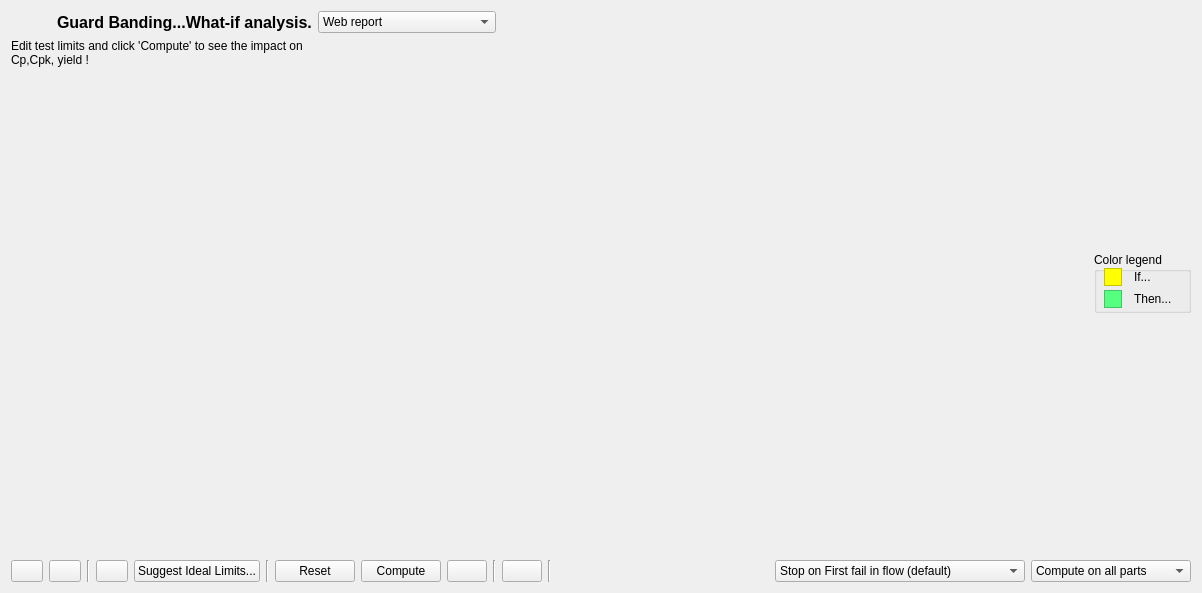
<?xml version="1.0" encoding="UTF-8"?>
<ui version="4.0">
 <class>drill_guardbanding_basedialog</class>
 <widget class="QDialog" name="drill_guardbanding_basedialog">
  <property name="geometry">
   <rect>
    <x>0</x>
    <y>0</y>
    <width>1202</width>
    <height>593</height>
   </rect>
  </property>
  <property name="windowTitle">
   <string>What-If...</string>
  </property>
  <property name="windowIcon">
   <iconset resource="gex.qrc">
    <normaloff>:/gex/icons/gex_application_48x48.png</normaloff>:/gex/icons/gex_application_48x48.png</iconset>
  </property>
  <property name="autoFillBackground">
   <bool>true</bool>
  </property>
  <layout class="QGridLayout" name="gridLayout_2">
   <item row="0" column="0">
    <layout class="QGridLayout" name="gridLayout">
     <item row="0" column="0">
      <widget class="QPushButton" name="buttonDetachWindow">
       <property name="toolTip">
        <string>Detach / Attach window...</string>
       </property>
       <property name="text">
        <string/>
       </property>
       <property name="icon">
        <iconset resource="gex.qrc">
         <normaloff>:/gex/icons/pin.png</normaloff>:/gex/icons/pin.png</iconset>
       </property>
       <property name="checkable">
        <bool>true</bool>
       </property>
       <property name="flat">
        <bool>true</bool>
       </property>
      </widget>
     </item>
     <item row="0" column="1">
      <widget class="QLabel" name="textLabelSettings">
       <property name="font">
        <font>
         <family>Ms Sans Serif</family>
         <pointsize>12</pointsize>
         <weight>75</weight>
         <bold>true</bold>
        </font>
       </property>
       <property name="text">
        <string>Guard Banding...What-if analysis.</string>
       </property>
       <property name="wordWrap">
        <bool>false</bool>
       </property>
      </widget>
     </item>
     <item row="0" column="4" rowspan="2">
      <widget class="QGroupBox" name="groupBoxColorLegend">
       <property name="sizePolicy">
        <sizepolicy hsizetype="Preferred" vsizetype="Fixed">
         <horstretch>0</horstretch>
         <verstretch>0</verstretch>
        </sizepolicy>
       </property>
       <property name="maximumSize">
        <size>
         <width>120</width>
         <height>61</height>
        </size>
       </property>
       <property name="title">
        <string>Color legend</string>
       </property>
       <widget class="QFrame" name="frame_If">
        <property name="geometry">
         <rect>
          <x>10</x>
          <y>16</y>
          <width>18</width>
          <height>18</height>
         </rect>
        </property>
        <property name="sizePolicy">
         <sizepolicy hsizetype="Fixed" vsizetype="Fixed">
          <horstretch>0</horstretch>
          <verstretch>0</verstretch>
         </sizepolicy>
        </property>
        <property name="minimumSize">
         <size>
          <width>18</width>
          <height>18</height>
         </size>
        </property>
        <property name="palette">
         <palette>
          <active>
           <colorrole role="Base">
            <brush brushstyle="SolidPattern">
             <color alpha="255">
              <red>255</red>
              <green>255</green>
              <blue>255</blue>
             </color>
            </brush>
           </colorrole>
           <colorrole role="Window">
            <brush brushstyle="SolidPattern">
             <color alpha="255">
              <red>255</red>
              <green>255</green>
              <blue>0</blue>
             </color>
            </brush>
           </colorrole>
          </active>
          <inactive>
           <colorrole role="Base">
            <brush brushstyle="SolidPattern">
             <color alpha="255">
              <red>255</red>
              <green>255</green>
              <blue>255</blue>
             </color>
            </brush>
           </colorrole>
           <colorrole role="Window">
            <brush brushstyle="SolidPattern">
             <color alpha="255">
              <red>255</red>
              <green>255</green>
              <blue>0</blue>
             </color>
            </brush>
           </colorrole>
          </inactive>
          <disabled>
           <colorrole role="Base">
            <brush brushstyle="SolidPattern">
             <color alpha="255">
              <red>255</red>
              <green>255</green>
              <blue>0</blue>
             </color>
            </brush>
           </colorrole>
           <colorrole role="Window">
            <brush brushstyle="SolidPattern">
             <color alpha="255">
              <red>255</red>
              <green>255</green>
              <blue>0</blue>
             </color>
            </brush>
           </colorrole>
          </disabled>
         </palette>
        </property>
        <property name="autoFillBackground">
         <bool>true</bool>
        </property>
        <property name="frameShape">
         <enum>QFrame::StyledPanel</enum>
        </property>
        <property name="frameShadow">
         <enum>QFrame::Raised</enum>
        </property>
       </widget>
       <widget class="QLabel" name="label_If">
        <property name="geometry">
         <rect>
          <x>40</x>
          <y>16</y>
          <width>53</width>
          <height>18</height>
         </rect>
        </property>
        <property name="sizePolicy">
         <sizepolicy hsizetype="Preferred" vsizetype="Fixed">
          <horstretch>0</horstretch>
          <verstretch>0</verstretch>
         </sizepolicy>
        </property>
        <property name="minimumSize">
         <size>
          <width>0</width>
          <height>18</height>
         </size>
        </property>
        <property name="text">
         <string>If...</string>
        </property>
       </widget>
       <widget class="QFrame" name="frame_Then">
        <property name="geometry">
         <rect>
          <x>10</x>
          <y>38</y>
          <width>18</width>
          <height>18</height>
         </rect>
        </property>
        <property name="sizePolicy">
         <sizepolicy hsizetype="Fixed" vsizetype="Fixed">
          <horstretch>0</horstretch>
          <verstretch>0</verstretch>
         </sizepolicy>
        </property>
        <property name="minimumSize">
         <size>
          <width>18</width>
          <height>18</height>
         </size>
        </property>
        <property name="palette">
         <palette>
          <active>
           <colorrole role="Base">
            <brush brushstyle="SolidPattern">
             <color alpha="255">
              <red>255</red>
              <green>255</green>
              <blue>255</blue>
             </color>
            </brush>
           </colorrole>
           <colorrole role="Window">
            <brush brushstyle="SolidPattern">
             <color alpha="255">
              <red>85</red>
              <green>255</green>
              <blue>127</blue>
             </color>
            </brush>
           </colorrole>
          </active>
          <inactive>
           <colorrole role="Base">
            <brush brushstyle="SolidPattern">
             <color alpha="255">
              <red>255</red>
              <green>255</green>
              <blue>255</blue>
             </color>
            </brush>
           </colorrole>
           <colorrole role="Window">
            <brush brushstyle="SolidPattern">
             <color alpha="255">
              <red>85</red>
              <green>255</green>
              <blue>127</blue>
             </color>
            </brush>
           </colorrole>
          </inactive>
          <disabled>
           <colorrole role="Base">
            <brush brushstyle="SolidPattern">
             <color alpha="255">
              <red>85</red>
              <green>255</green>
              <blue>127</blue>
             </color>
            </brush>
           </colorrole>
           <colorrole role="Window">
            <brush brushstyle="SolidPattern">
             <color alpha="255">
              <red>85</red>
              <green>255</green>
              <blue>127</blue>
             </color>
            </brush>
           </colorrole>
          </disabled>
         </palette>
        </property>
        <property name="autoFillBackground">
         <bool>true</bool>
        </property>
        <property name="frameShape">
         <enum>QFrame::StyledPanel</enum>
        </property>
        <property name="frameShadow">
         <enum>QFrame::Raised</enum>
        </property>
       </widget>
       <widget class="QLabel" name="label_Then">
        <property name="geometry">
         <rect>
          <x>40</x>
          <y>38</y>
          <width>53</width>
          <height>18</height>
         </rect>
        </property>
        <property name="sizePolicy">
         <sizepolicy hsizetype="Preferred" vsizetype="Fixed">
          <horstretch>0</horstretch>
          <verstretch>0</verstretch>
         </sizepolicy>
        </property>
        <property name="minimumSize">
         <size>
          <width>0</width>
          <height>18</height>
         </size>
        </property>
        <property name="text">
         <string>Then...</string>
        </property>
       </widget>
      </widget>
     </item>
     <item row="1" column="0" colspan="2">
      <widget class="QLabel" name="TextLabel1">
       <property name="text">
        <string>Edit test limits and click 'Compute' to see the impact on Cp,Cpk, yield !</string>
       </property>
       <property name="alignment">
        <set>Qt::AlignLeading|Qt::AlignLeft|Qt::AlignTop</set>
       </property>
       <property name="wordWrap">
        <bool>true</bool>
       </property>
      </widget>
     </item>
     <item row="0" column="3">
      <spacer name="horizontalSpacer_2">
       <property name="orientation">
        <enum>Qt::Horizontal</enum>
       </property>
       <property name="sizeHint" stdset="0">
        <size>
         <width>40</width>
         <height>20</height>
        </size>
       </property>
      </spacer>
     </item>
     <item row="0" column="2">
      <widget class="QComboBox" name="comboBoxOutputFormat">
       <property name="toolTip">
        <string>Report output format: Web/Html pages, Word, Spreadsheet, Pdf, PowerPoint...</string>
       </property>
       <property name="duplicatesEnabled">
        <bool>false</bool>
       </property>
       <item>
        <property name="text">
         <string>Web report</string>
        </property>
        <property name="icon">
         <iconset>
          <normalon>:/gex/icons/explorer.png</normalon>
         </iconset>
        </property>
       </item>
       <item>
        <property name="text">
         <string>Spreadsheet CSV</string>
        </property>
        <property name="icon">
         <iconset>
          <normalon>:/gex/icons/csv_spreadsheet.png</normalon>
         </iconset>
        </property>
       </item>
       <item>
        <property name="text">
         <string>Word document</string>
        </property>
        <property name="icon">
         <iconset>
          <normalon>:/gex/icons/word.png</normalon>
         </iconset>
        </property>
       </item>
       <item>
        <property name="text">
         <string>PDF document</string>
        </property>
        <property name="icon">
         <iconset>
          <normalon>:/gex/icons/pdf.png</normalon>
         </iconset>
        </property>
       </item>
       <item>
        <property name="text">
         <string>PowerPoint slides</string>
        </property>
        <property name="icon">
         <iconset>
          <normalon>:/gex/icons/powerpoint.png</normalon>
         </iconset>
        </property>
       </item>
       <item>
        <property name="text">
         <string>OpenFormat text document</string>
        </property>
        <property name="icon">
         <iconset resource="gex.qrc">
          <normaloff>:/gex/icons/odt_icon.png</normaloff>:/gex/icons/odt_icon.png</iconset>
        </property>
       </item>
      </widget>
     </item>
    </layout>
   </item>
   <item row="2" column="0">
    <layout class="QHBoxLayout" name="horizontalLayoutTable"/>
   </item>
   <item row="1" column="0">
    <layout class="QHBoxLayout" name="horizontalLayout">
     <item>
      <widget class="QPushButton" name="buttonExportData">
       <property name="maximumSize">
        <size>
         <width>32</width>
         <height>26</height>
        </size>
       </property>
       <property name="toolTip">
        <string>Save table to spreadsheet CSV file</string>
       </property>
       <property name="text">
        <string/>
       </property>
       <property name="icon">
        <iconset resource="gex.qrc">
         <normaloff>:/gex/icons/file_save.png</normaloff>:/gex/icons/file_save.png</iconset>
       </property>
       <property name="iconSize">
        <size>
         <width>32</width>
         <height>32</height>
        </size>
       </property>
      </widget>
     </item>
     <item>
      <widget class="QPushButton" name="buttonExportExcelClipboard">
       <property name="maximumSize">
        <size>
         <width>32</width>
         <height>26</height>
        </size>
       </property>
       <property name="toolTip">
        <string>Save table to clipboard in spreadsheet format, ready to paste!</string>
       </property>
       <property name="text">
        <string/>
       </property>
       <property name="icon">
        <iconset resource="gex.qrc">
         <normaloff>:/gex/icons/csv_spreadsheet.png</normaloff>:/gex/icons/csv_spreadsheet.png</iconset>
       </property>
       <property name="iconSize">
        <size>
         <width>32</width>
         <height>32</height>
        </size>
       </property>
      </widget>
     </item>
     <item>
      <widget class="Line" name="Line1">
       <property name="toolTip">
        <string>Site number (if applies)</string>
       </property>
       <property name="frameShape">
        <enum>QFrame::VLine</enum>
       </property>
       <property name="frameShadow">
        <enum>QFrame::Sunken</enum>
       </property>
      </widget>
     </item>
     <item>
      <widget class="QPushButton" name="buttonAddFile">
       <property name="maximumSize">
        <size>
         <width>32</width>
         <height>26</height>
        </size>
       </property>
       <property name="toolTip">
        <string>Load test limits from CSV What-If file...</string>
       </property>
       <property name="text">
        <string/>
       </property>
       <property name="icon">
        <iconset resource="gex.qrc">
         <normaloff>:/gex/icons/file_open.png</normaloff>:/gex/icons/file_open.png</iconset>
       </property>
       <property name="iconSize">
        <size>
         <width>32</width>
         <height>32</height>
        </size>
       </property>
      </widget>
     </item>
     <item>
      <widget class="QPushButton" name="buttonIdealLimits">
       <property name="maximumSize">
        <size>
         <width>16777215</width>
         <height>26</height>
        </size>
       </property>
       <property name="toolTip">
        <string>Compute Ideal limits to match a guardbanding criteria...</string>
       </property>
       <property name="text">
        <string>Suggest Ideal Limits...</string>
       </property>
      </widget>
     </item>
     <item>
      <widget class="Line" name="line">
       <property name="orientation">
        <enum>Qt::Vertical</enum>
       </property>
      </widget>
     </item>
     <item>
      <widget class="QPushButton" name="buttonReset">
       <property name="maximumSize">
        <size>
         <width>16777215</width>
         <height>26</height>
        </size>
       </property>
       <property name="toolTip">
        <string>Reset table to original values</string>
       </property>
       <property name="text">
        <string>Reset</string>
       </property>
      </widget>
     </item>
     <item>
      <widget class="QPushButton" name="buttonCompute">
       <property name="maximumSize">
        <size>
         <width>16777215</width>
         <height>26</height>
        </size>
       </property>
       <property name="toolTip">
        <string>Update cells according to your changes (compute new Limits,Cp,Cpk,Yield)</string>
       </property>
       <property name="text">
        <string>Compute</string>
       </property>
      </widget>
     </item>
     <item>
      <widget class="QPushButton" name="buttonSnapshot">
       <property name="maximumSize">
        <size>
         <width>16777215</width>
         <height>26</height>
        </size>
       </property>
       <property name="toolTip">
        <string>Take a snapshot of your table...add it to the Snaphot Gallery</string>
       </property>
       <property name="text">
        <string/>
       </property>
       <property name="icon">
        <iconset resource="gex.qrc">
         <normaloff>:/gex/icons/snapshot.png</normaloff>:/gex/icons/snapshot.png</iconset>
       </property>
       <property name="iconSize">
        <size>
         <width>32</width>
         <height>32</height>
        </size>
       </property>
      </widget>
     </item>
     <item>
      <widget class="Line" name="line_2">
       <property name="orientation">
        <enum>Qt::Vertical</enum>
       </property>
      </widget>
     </item>
     <item>
      <widget class="QPushButton" name="m_poExportToMapFile">
       <property name="toolTip">
        <string>Export What-if table to test mapping file</string>
       </property>
       <property name="text">
        <string/>
       </property>
       <property name="icon">
        <iconset resource="gex.qrc">
         <normaloff>:/gex/icons/test_mapping_xml.png</normaloff>:/gex/icons/test_mapping_xml.png</iconset>
       </property>
      </widget>
     </item>
     <item>
      <widget class="Line" name="line_3">
       <property name="orientation">
        <enum>Qt::Vertical</enum>
       </property>
      </widget>
     </item>
     <item>
      <spacer name="horizontalSpacer_3">
       <property name="orientation">
        <enum>Qt::Horizontal</enum>
       </property>
       <property name="sizeHint" stdset="0">
        <size>
         <width>40</width>
         <height>20</height>
        </size>
       </property>
      </spacer>
     </item>
     <item>
      <widget class="QComboBox" name="comboBoxStopOnFail">
       <property name="toolTip">
        <string>Define if retest checked over all tests in flow, or only until first failure in flow (default)</string>
       </property>
       <property name="duplicatesEnabled">
        <bool>false</bool>
       </property>
       <item>
        <property name="text">
         <string>Stop on First fail in flow (default)</string>
        </property>
       </item>
       <item>
        <property name="text">
         <string>Check ALL tests in flow (continue on fail)</string>
        </property>
       </item>
      </widget>
     </item>
     <item>
      <widget class="QComboBox" name="comboBoxComputeOn">
       <item>
        <property name="text">
         <string>Compute on all parts</string>
        </property>
       </item>
       <item>
        <property name="text">
         <string>Compute on good parts</string>
        </property>
       </item>
       <item>
        <property name="text">
         <string>Compute on failed parts</string>
        </property>
       </item>
      </widget>
     </item>
    </layout>
   </item>
  </layout>
 </widget>
 <layoutdefault spacing="6" margin="11"/>
 <resources>
  <include location="gex.qrc"/>
 </resources>
 <connections/>
</ui>
